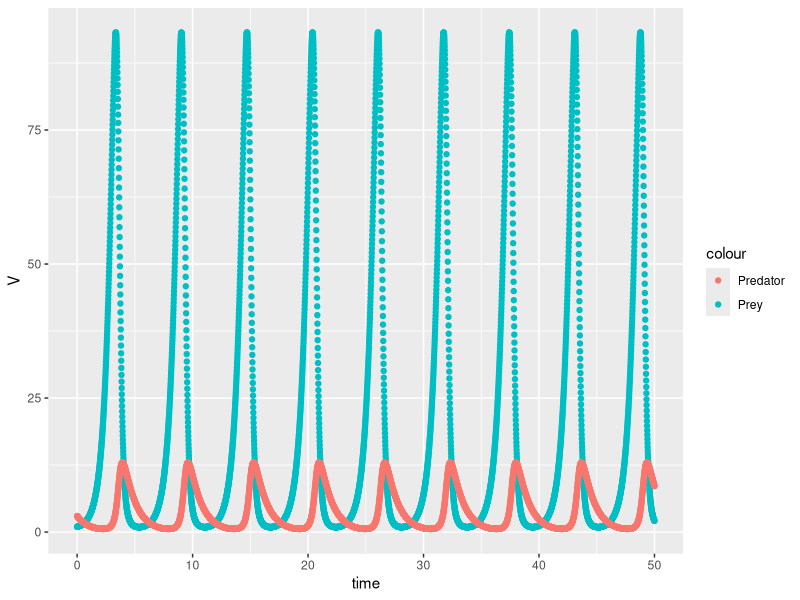
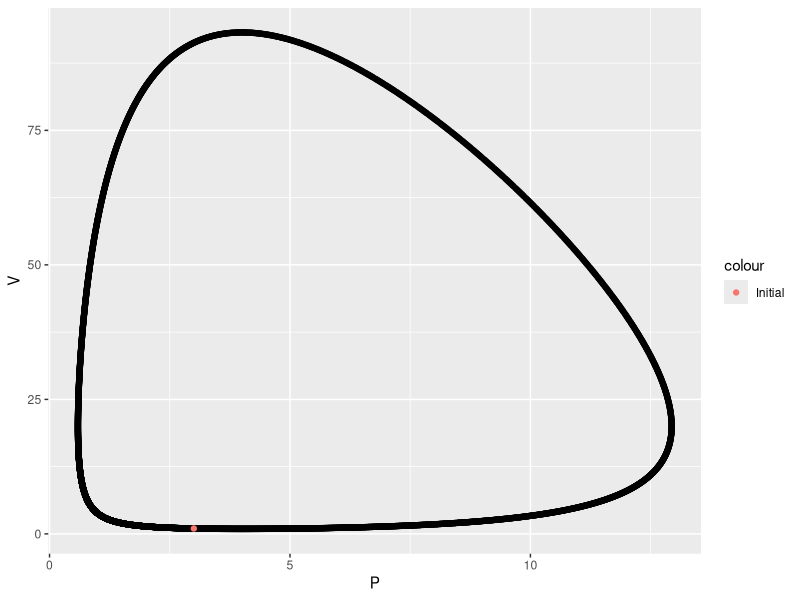

The R script that drew these images, in order:
library(deSolve)
library(ggplot2)

#time
t <- seq(0, 50, by = 0.01)

# parameters
parameters <- c(r = 2, k = 0.5, e = 0.1, d = 1)

# initial condition: this is an array now!
state <- c(V = 1, P = 3)

lotkaVoltera <- function(t, state, parameters){
  with(as.list(c(state, parameters)), {
    dV = r * V - k * V * P
    dP = e * k * V * P - d * P
    list(c(dV, dP))
  })
}

out <- ode(y = state, times = t, func = lotkaVoltera, parms = parameters)
out_df = as.data.frame(out)

ggplot(data = out_df, aes(x = time, y = V, color= 'Prey')) + geom_point() + geom_point(data = out_df, aes(x = time, y = P, color = 'Predator'))
ggplot(data = out_df, aes(x = P, y = V)) + geom_point() + geom_point(data = out_df[1,], aes(x = P, y= V, color = 'Initial'))
